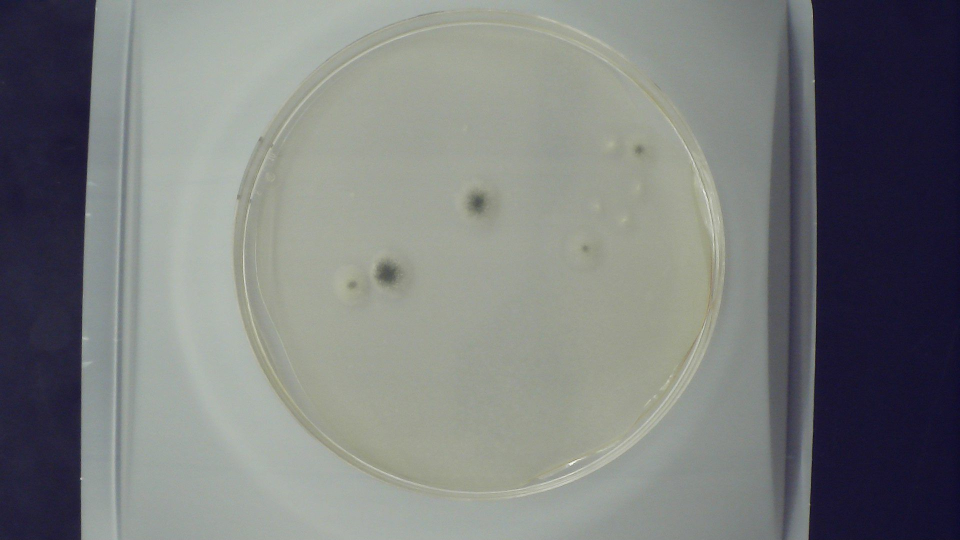
#> input picture image_seg/images/white_bg/img2.jpg, 1920 x 1080 px (shown at 1/2 size)
$ python image_seg.py
#> lines starting #> are read from the running program, lines starting #| are printed output that depends on the picture; after the words box and inside, x2 and y2 are one past the last pixel; in counts of white or black regions, pixels touching at a corner belong together
import cv2
import numpy as np
import csv

# 1. Load the image
image = cv2.imread('images/white_bg/img2.jpg')
#> image is the input picture: shape (1080, 1920, 3); mean B, G, R 124.7, 125.1, 122.2
output = image.copy()
gray = cv2.cvtColor(image, cv2.COLOR_BGR2GRAY)
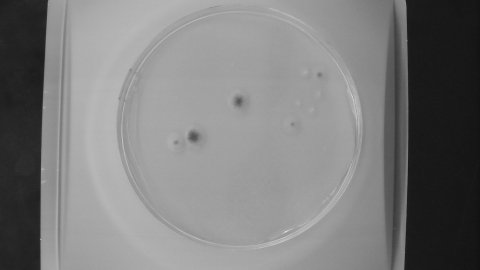
#> gray: shape (1080, 1920) (shown at 1/4 size); min 0, max 254, mean 124.2

cv2.imshow("gray", gray)
cv2.waitKey(0)

# 2. Light Blur (Crucial for adaptive thresholding to ignore pixel-level noise)
blurred = cv2.medianBlur(gray, 5)

cv2.imshow("blur", blurred)
cv2.waitKey(0)

# 3. Detect the dish to create a mask (to avoid detecting shadows/rims)
mask = np.zeros_like(gray)
circles = cv2.HoughCircles(blurred, cv2.HOUGH_GRADIENT, 1.2, 100,
                           param1=50, param2=30, minRadius=400, maxRadius=600)
#> circles = [[958.2, 508.2, 491.6], [1056.6, 469.8, 576.9], [843, 457.8, 595.4], [1014.6, 594.6, 564.6], [883.8, 576.6, 565.1], [929.4, 403.8, 582.2]]

cv2.imshow("blur", blurred)
cv2.waitKey(0)

if circles is not None:
    circles = np.round(circles[0, :]).astype("int")
#> circles = [[958, 508, 492], [1057, 470, 577], [843, 458, 595], [1015, 595, 565], [884, 577, 565], [929, 404, 582]]
    for (x, y, r) in circles[:1]:
        cv2.circle(mask, (x, y), r -90, 255, -1) # Slightly smaller to avoid edge
#> this loop made 1 pass
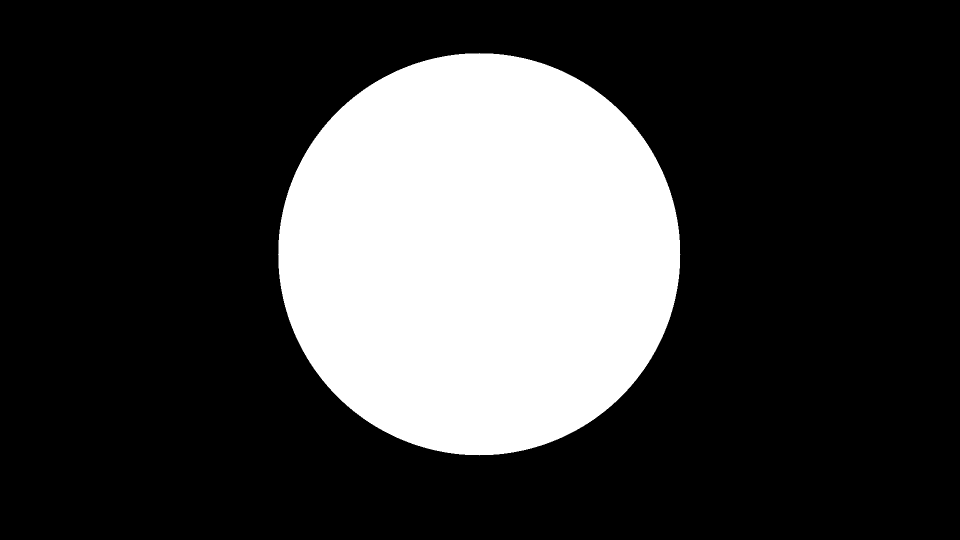
#> mask: shape (1080, 1920) (shown at 1/2 size); 24.5% white; 1 white region, box (x1, y1, x2, y2) and area: (556, 106, 1361, 911) 507665

cv2.imshow("mask", np.where(mask == 0, mask, blurred))
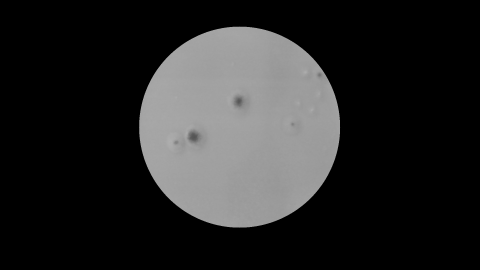
#> window 'mask': shape (1080, 1920) (shown at 1/4 size); min 0, max 174, mean 38.8
cv2.waitKey(0)

# print(circles)

# 4. Adaptive Thresholding
# This looks at a 21x21 pixel neighborhood to determine the threshold
thresh = cv2.adaptiveThreshold(blurred, 255,
                                cv2.ADAPTIVE_THRESH_GAUSSIAN_C,
                                cv2.THRESH_BINARY_INV, 151 , 5)
#> thresh: shape (1080, 1920); 9.9% white; 341 white regions (254 under 20 px), largest, box (x1, y1, x2, y2) and area: (113, 0, 192, 1080) 44240, (1617, 0, 1677, 1080) 40977, (1535, 0, 1601, 1080) 38658

thresh = cv2.dilate(thresh, np.ones((10,10)))
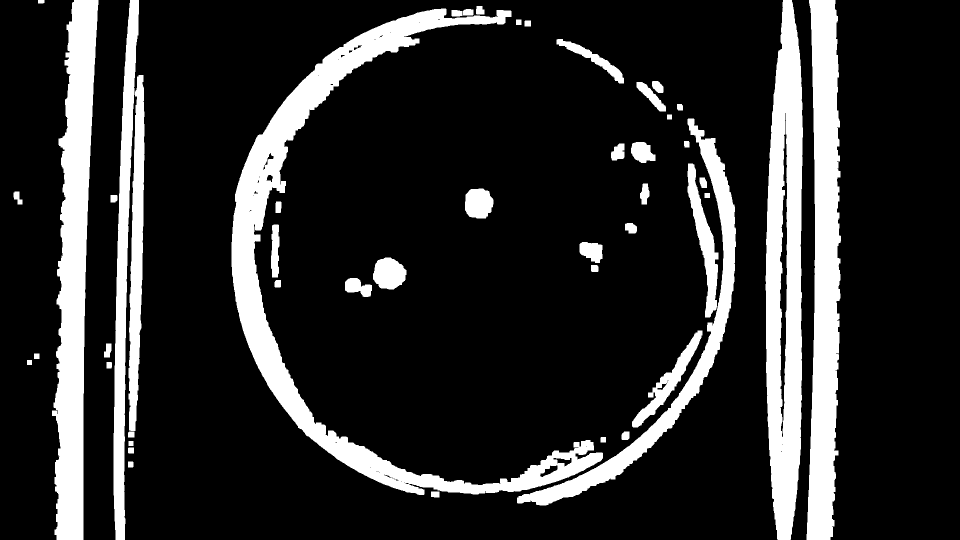
#> thresh: shape (1080, 1920) (shown at 1/2 size); 16.8% white; 48 white regions, largest, box (x1, y1, x2, y2) and area: (463, 17, 1206, 990) 80168, (1531, 0, 1606, 1080) 59139, (104, 0, 197, 1080) 57312

cv2.imshow("threshed", np.where(mask == 0, mask, thresh))
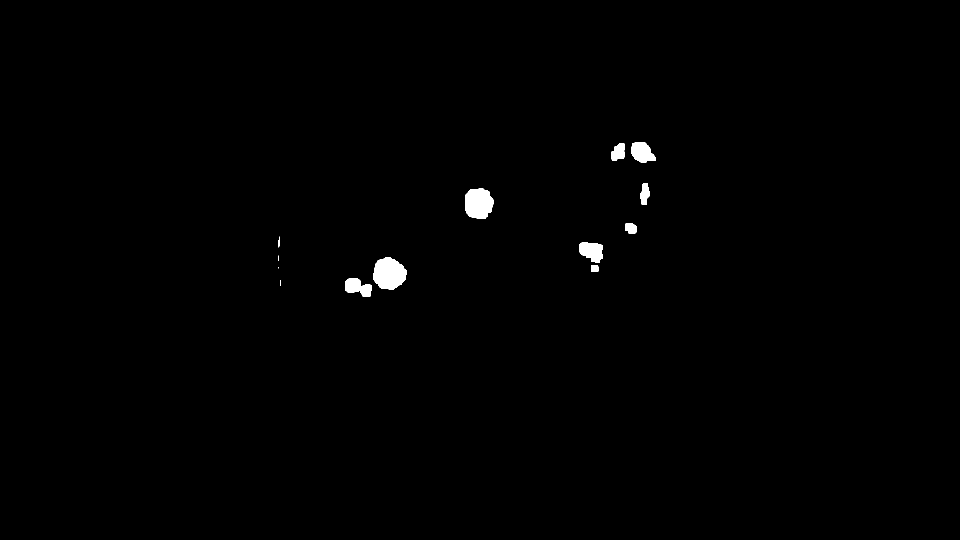
#> window 'threshed': shape (1080, 1920) (shown at 1/2 size); 0.59% white; 13 white regions (3 under 20 px)
cv2.waitKey(0)

# better_mask = cv2.erode(mask, np.ones((80,80)), borderValue=0)

contours, hierarchy = cv2.findContours(np.where(mask == 0, mask, thresh), cv2.RETR_TREE, cv2.CHAIN_APPROX_SIMPLE)
#> contours = 13 contours, 4 with area under 20; largest, box (x1, y1, x2, y2) and area: (746, 515, 813, 579) 3156, (930, 377, 987, 437) 2722, (1262, 284, 1311, 326) 1384, (1159, 484, 1205, 526) 1376, (690, 556, 744, 594) 1232


cv2.drawContours(output, contours, -1, (0, 255, 0), 2)
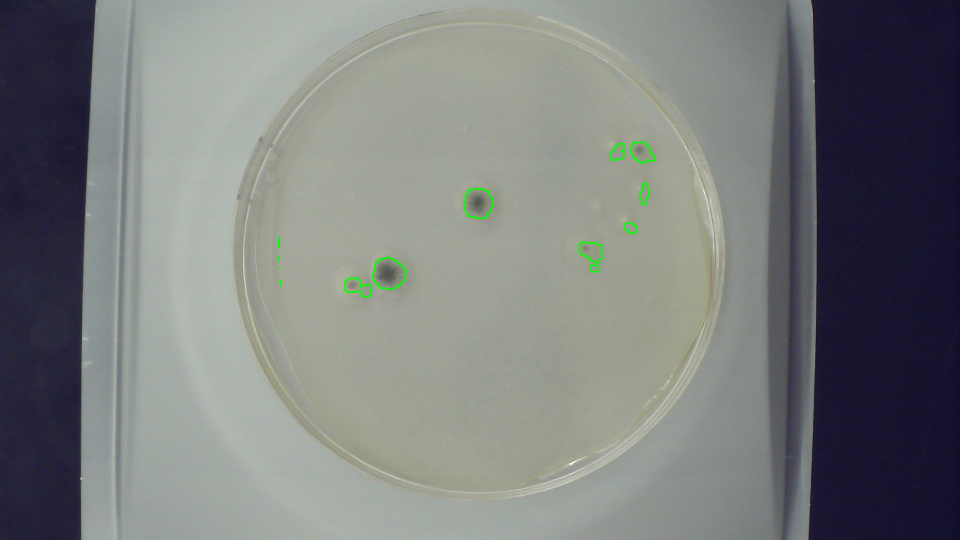
#> output: shape (1080, 1920, 3) (shown at 1/2 size); 0.2% of pixels changed, all inside (x1, y1, x2, y2) = (556, 283, 1312, 595)


cv2.imshow("output", output)
cv2.waitKey(0)
print(len(contours))
#| 13
csv_data = []

minArea = 30

for i, cnt in enumerate(contours):
    area = cv2.contourArea(cnt)
    if (area < minArea) :
        continue
    M = cv2.moments(cnt)
    if M["m00"] != 0:
        cX = int(M["m10"] / M["m00"])
        cY = int(M["m01"] / M["m00"])
    else:
        cX, cY = 0, 0

    # Draw on the output image for visualization
    cv2.drawContours(output, [cnt], -1, (0, 255, 0), 2)
    cv2.putText(output, str(i+1), (cX, cY), cv2.FONT_HERSHEY_SIMPLEX, 0.5, (255, 0, 0), 2)

    # Add to CSV list
    csv_data.append([i + 1, cX, cY, area])
#> this loop made 13 passes
#> (area, cX, cY) on passes 2, 4, 5, 7, 9, 10, 11, 12: (1232.5, 715, 574), (176, 1188, 536), (3156, 777, 546), (1375.5, 1182, 502), (376.5, 1261, 455), (2722.5, 956, 406), (525.5, 1289, 387), (652, 1236, 304)
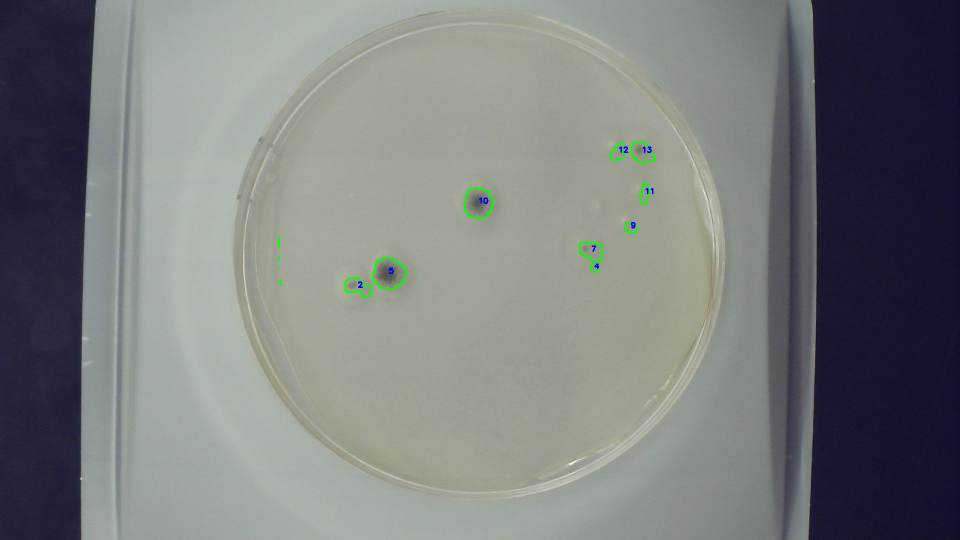
#> output: shape (1080, 1920, 3) (shown at 1/2 size); 0.04% of pixels changed, all inside (x1, y1, x2, y2) = (716, 293, 1307, 576)
#> after the loop, csv_data = [[2, 715, 574, 1232.5], [4, 1188, 536, 176], [5, 777, 546, 3156], [7, 1182, 502, 1375.5], [9, 1261, 455, 376.5], [10, 956, 406, 2722.5], [11, 1289, 387, 525.5], [12, 1236, 304, 652], [13, 1283, 304, 1384]]

# 7. Save to CSV
csv_filename = 'colony_data_opencv.csv'
header = ['Colony_ID', 'Center_X', 'Center_Y', 'Area_Pixels']

with open(csv_filename, 'w', newline='') as f:
    writer = csv.writer(f)
    writer.writerow(header)
    writer.writerows(csv_data)

print(f"Detected {len(csv_data)} colonies.")
#| Detected 9 colonies.
print(f"Data saved to {csv_filename}")

# 8. Show Results
cv2.imshow("Detection with IDs", output)
cv2.waitKey(0)
cv2.destroyAllWindows()


# print(np.count_nonzero(thresh * mask))
# cv2.imshow("Adaptive Detection", better_mask )
# cv2.imshow("Adaptive Detection", better_mask * thresh * 255)
cv2.imshow("Adaptive Detection", output)
cv2.waitKey(0)

$ run again, with image_seg/images/white_bg/img1.jpg copied over image_seg/images/white_bg/img2.jpg
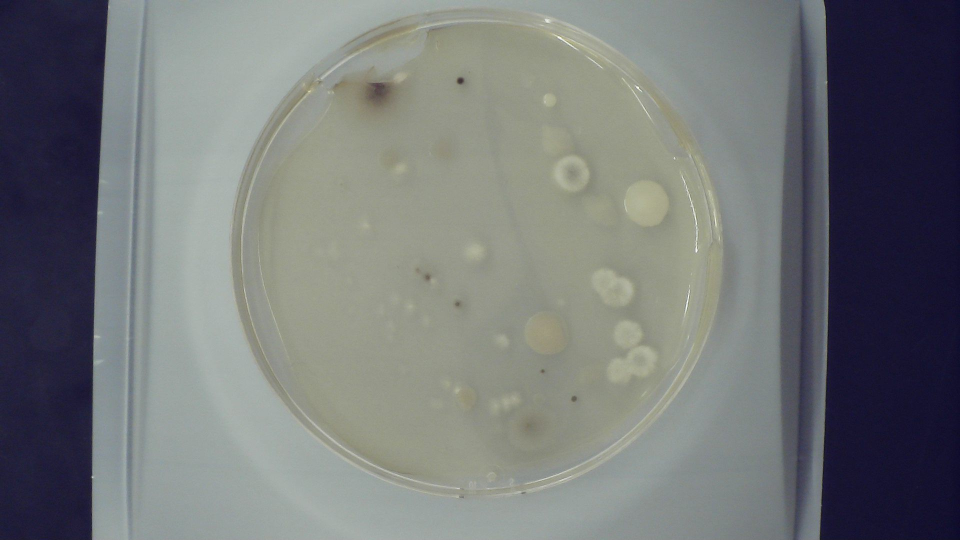
#> input picture image_seg/images/white_bg/img1.jpg, 1920 x 1080 px (shown at 1/2 size)
#> image is the input picture: shape (1080, 1920, 3); mean B, G, R 119.9, 119.4, 116.1
#> `circles = cv2.HoughCircles(blurred, cv2.HOUGH_GRADIENT, 1.2, 100, para..`: circles = [[953.4, 507, 468.9], [1063.8, 571.8, 594], [1068.6, 469.8, 588.8], [861, 431.4, 587.4], [984.6, 399, 580.8], [971.4, 630.6, 588.8], [838.2, 567, 566.3]]
#> `circles = np.round(circles[0, :]).astype("int")`: circles = [[953, 507, 469], [1064, 572, 594], [1069, 470, 589], [861, 431, 587], [985, 399, 581], [971, 631, 589], [838, 567, 566]]
#> the loop `for (x, y, r) in circles[:1]:` made 1 pass
#> after the loop `for (x, y, r) in circles[:1]:`:
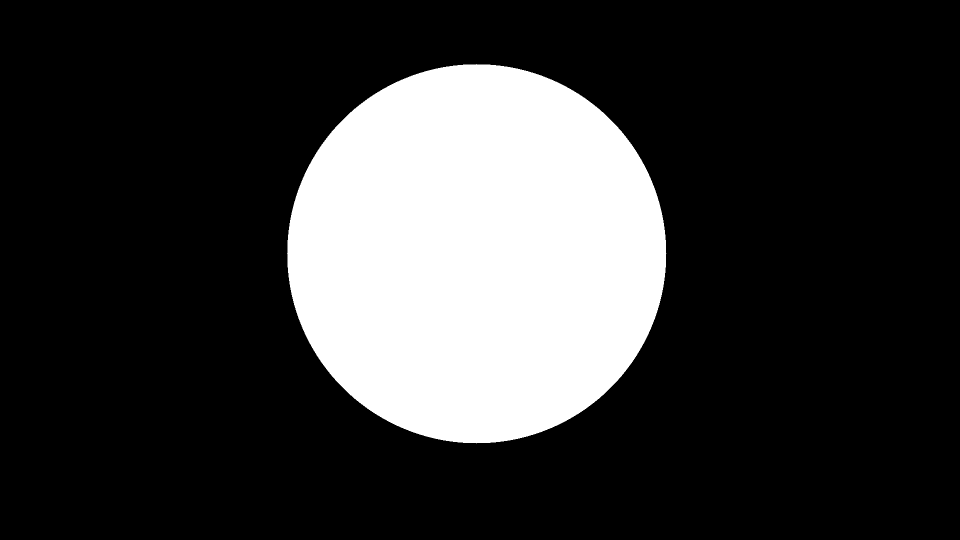
#> mask: shape (1080, 1920) (shown at 1/2 size); 21.8% white; 1 white region, box (x1, y1, x2, y2) and area: (574, 128, 1333, 887) 451193
#> contours = 41 contours, 2 with area under 20; largest, box (x1, y1, x2, y2) and area: (1179, 512, 1305, 697) 8986, (1090, 246, 1203, 417) 7106, (1209, 341, 1306, 470) 3722, (1182, 670, 1265, 787) 3492, (725, 159, 825, 220) 2581
#| 41
#> the loop `for i, cnt in enumerate(contours):` made 41 passes
#> (cnt, area, cX, cY) on passes 1, 8, 11, 19, 21, 26: ([[1007, 869], [1007, 879], [1017, 879], [1017, 869]], 100, 1012, 874), ([[895, 741], [895, 751], [904, 751], [904, 741]], 90, 899, 746), ([[1057, 694], [1057, 703], [1067, 703], [1067, 694]], 90, 1062, 698), ([[1175, 534], [1175, 544], [1185, 544], [1185, 534]], 100, 1180, 539), ([[791, 529], [791, 539], [802, 539], [802, 529]], 110, 796, 534), ([[1013, 405], [1013, 416], [1022, 416], [1022, 405]], 99, 1017, 410)
#> after the loop `for i, cnt in enumerate(contours):`:
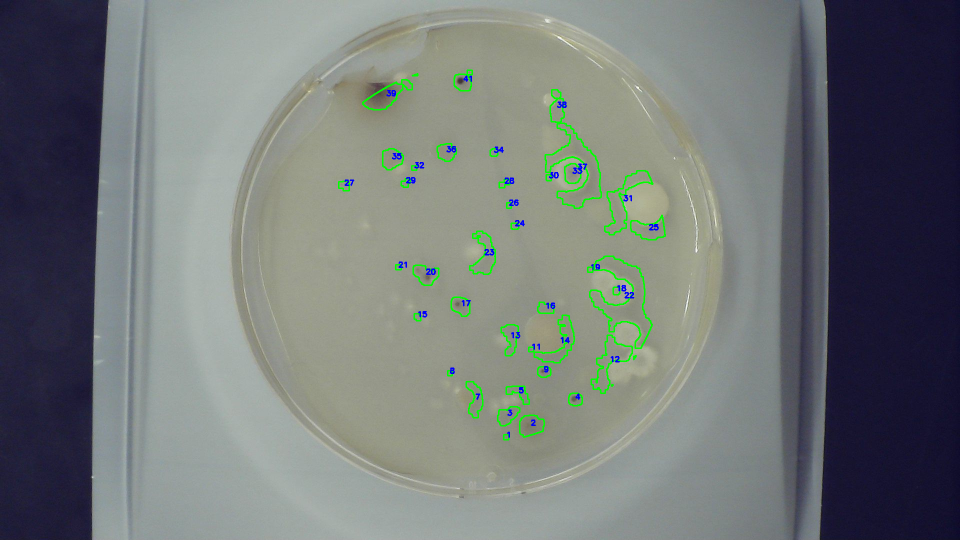
#> output: shape (1080, 1920, 3) (shown at 1/2 size); mean B, G, R 118.9, 120.1, 114.4
#> after the loop `for i, cnt in enumerate(contours):`: csv_data = 38 items, first 6: [1, 1012, 874, 100], [2, 1061, 850, 1652.5], [3, 1014, 830, 1098], [4, 1150, 798, 581], [5, 1037, 785, 810.5], [7, 950, 798, 1373.5]
#| Detected 38 colonies.

$ run again, with image_seg/images/white_bg/img3.jpg copied over image_seg/images/white_bg/img2.jpg
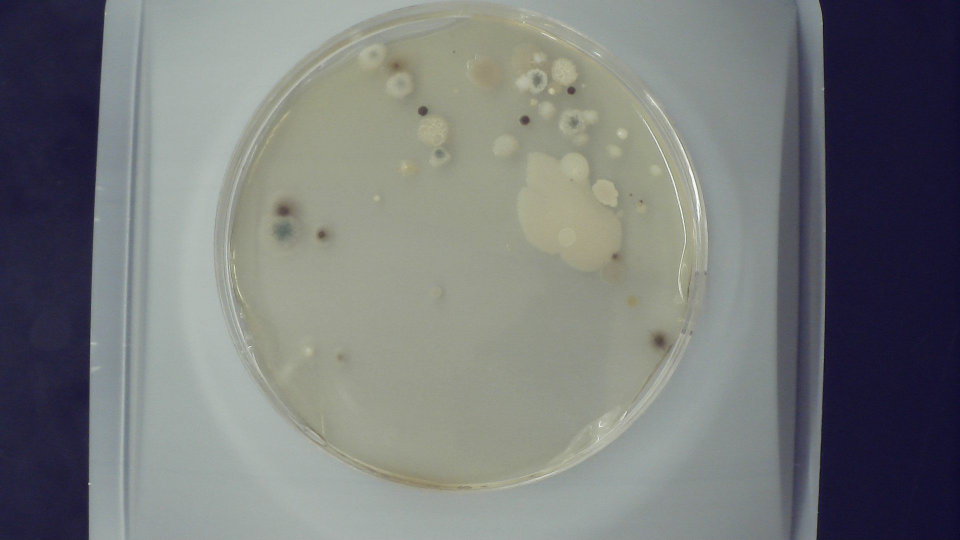
#> input picture image_seg/images/white_bg/img3.jpg, 1920 x 1080 px (shown at 1/2 size)
#> image is the input picture: shape (1080, 1920, 3); mean B, G, R 121.8, 122, 118.9
#> `circles = cv2.HoughCircles(blurred, cv2.HOUGH_GRADIENT, 1.2, 100, para..`: circles = [[913.8, 492.6, 487.4], [811.8, 539.4, 563.7], [1000.2, 544.2, 555.5], [839.4, 423, 580.8], [1007.4, 407.4, 595.4], [907.8, 601.8, 564.6]]
#> `circles = np.round(circles[0, :]).astype("int")`: circles = [[914, 493, 487], [812, 539, 564], [1000, 544, 556], [839, 423, 581], [1007, 407, 595], [908, 602, 565]]
#> the loop `for (x, y, r) in circles[:1]:` made 1 pass
#> after the loop `for (x, y, r) in circles[:1]:`:
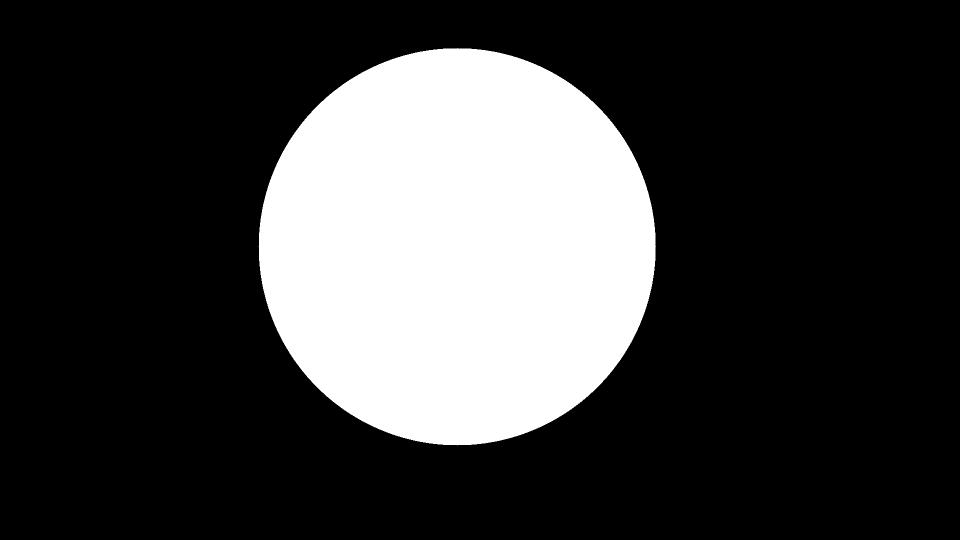
#> mask: shape (1080, 1920) (shown at 1/2 size); 23.9% white; 1 white region, box (x1, y1, x2, y2) and area: (517, 96, 1312, 891) 495101
#> contours = 39 contours, 6 with area under 20; largest, box (x1, y1, x2, y2) and area: (1078, 211, 1271, 565) 17313, (1044, 124, 1187, 261) 7802, (734, 111, 845, 219) 5188, (541, 394, 605, 489) 4419, (844, 223, 920, 348) 4370
#| 39
#> the loop `for i, cnt in enumerate(contours):` made 39 passes
#> (cnt, area, cX, cY) on pass 37: ([[942, 111], [942, 120], [951, 120], [951, 111]], 81, 946, 115)
#> after the loop `for i, cnt in enumerate(contours):`:
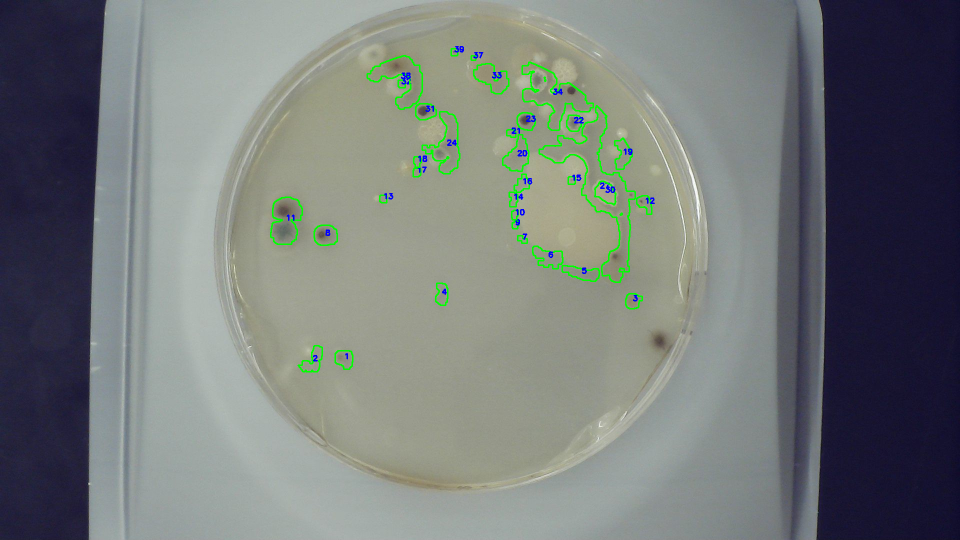
#> output: shape (1080, 1920, 3) (shown at 1/2 size); mean B, G, R 120.8, 122.6, 117.1
#> after the loop `for i, cnt in enumerate(contours):`: csv_data = 33 items, first 6: [1, 688, 717, 1057.5], [2, 625, 721, 1281], [3, 1265, 601, 763], [4, 883, 588, 858.5], [5, 1163, 546, 1418], [6, 1096, 514, 1653]
#| Detected 33 colonies.
